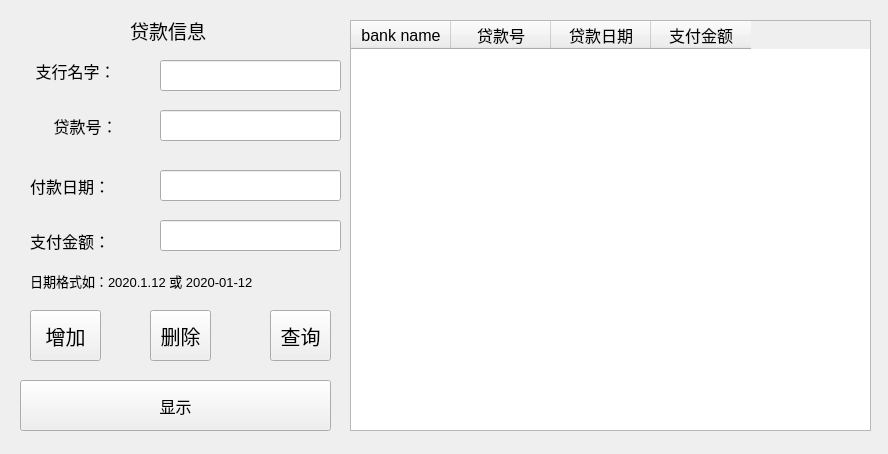
<?xml version="1.0" encoding="UTF-8"?>
<ui version="4.0">
 <class>payout</class>
 <widget class="QWidget" name="payout">
  <property name="geometry">
   <rect>
    <x>0</x>
    <y>0</y>
    <width>888</width>
    <height>454</height>
   </rect>
  </property>
  <property name="windowTitle">
   <string>payout</string>
  </property>
  <widget class="QLabel" name="label_money">
   <property name="geometry">
    <rect>
     <x>30</x>
     <y>220</y>
     <width>91</width>
     <height>41</height>
    </rect>
   </property>
   <property name="font">
    <font>
     <pointsize>12</pointsize>
     <weight>50</weight>
     <bold>false</bold>
    </font>
   </property>
   <property name="text">
    <string>支付金额：</string>
   </property>
  </widget>
  <widget class="QPushButton" name="pushButton_sw">
   <property name="geometry">
    <rect>
     <x>20</x>
     <y>380</y>
     <width>311</width>
     <height>51</height>
    </rect>
   </property>
   <property name="font">
    <font>
     <pointsize>12</pointsize>
    </font>
   </property>
   <property name="text">
    <string>显示</string>
   </property>
  </widget>
  <widget class="QPushButton" name="pushButton_del">
   <property name="geometry">
    <rect>
     <x>150</x>
     <y>310</y>
     <width>61</width>
     <height>51</height>
    </rect>
   </property>
   <property name="font">
    <font>
     <pointsize>15</pointsize>
    </font>
   </property>
   <property name="text">
    <string>删除</string>
   </property>
  </widget>
  <widget class="QLineEdit" name="lineEdit_money">
   <property name="geometry">
    <rect>
     <x>160</x>
     <y>220</y>
     <width>181</width>
     <height>31</height>
    </rect>
   </property>
   <property name="font">
    <font>
     <pointsize>12</pointsize>
    </font>
   </property>
  </widget>
  <widget class="QPushButton" name="pushButton_add">
   <property name="geometry">
    <rect>
     <x>30</x>
     <y>310</y>
     <width>71</width>
     <height>51</height>
    </rect>
   </property>
   <property name="font">
    <font>
     <pointsize>15</pointsize>
    </font>
   </property>
   <property name="text">
    <string>增加</string>
   </property>
  </widget>
  <widget class="QTableWidget" name="table">
   <property name="geometry">
    <rect>
     <x>350</x>
     <y>20</y>
     <width>521</width>
     <height>411</height>
    </rect>
   </property>
   <property name="minimumSize">
    <size>
     <width>0</width>
     <height>300</height>
    </size>
   </property>
   <property name="font">
    <font>
     <pointsize>12</pointsize>
    </font>
   </property>
   <column>
    <property name="text">
     <string>bank name</string>
    </property>
   </column>
   <column>
    <property name="text">
     <string>贷款号</string>
    </property>
   </column>
   <column>
    <property name="text">
     <string>贷款日期</string>
    </property>
   </column>
   <column>
    <property name="text">
     <string>支付金额</string>
    </property>
   </column>
  </widget>
  <widget class="QLabel" name="label_BN">
   <property name="geometry">
    <rect>
     <x>-10</x>
     <y>50</y>
     <width>171</width>
     <height>41</height>
    </rect>
   </property>
   <property name="font">
    <font>
     <pointsize>12</pointsize>
    </font>
   </property>
   <property name="text">
    <string>支行名字：</string>
   </property>
   <property name="alignment">
    <set>Qt::AlignCenter</set>
   </property>
  </widget>
  <widget class="QLineEdit" name="lineEdit_BN">
   <property name="geometry">
    <rect>
     <x>160</x>
     <y>60</y>
     <width>181</width>
     <height>31</height>
    </rect>
   </property>
   <property name="font">
    <font>
     <pointsize>12</pointsize>
    </font>
   </property>
  </widget>
  <widget class="QLabel" name="label_ID">
   <property name="geometry">
    <rect>
     <x>20</x>
     <y>110</y>
     <width>131</width>
     <height>31</height>
    </rect>
   </property>
   <property name="font">
    <font>
     <pointsize>12</pointsize>
     <weight>50</weight>
     <bold>false</bold>
    </font>
   </property>
   <property name="text">
    <string>贷款号：</string>
   </property>
   <property name="alignment">
    <set>Qt::AlignCenter</set>
   </property>
  </widget>
  <widget class="QPushButton" name="pushButton_che">
   <property name="geometry">
    <rect>
     <x>270</x>
     <y>310</y>
     <width>61</width>
     <height>51</height>
    </rect>
   </property>
   <property name="font">
    <font>
     <pointsize>15</pointsize>
    </font>
   </property>
   <property name="text">
    <string>查询</string>
   </property>
  </widget>
  <widget class="QLineEdit" name="lineEdit_ID">
   <property name="geometry">
    <rect>
     <x>160</x>
     <y>110</y>
     <width>181</width>
     <height>31</height>
    </rect>
   </property>
   <property name="font">
    <font>
     <pointsize>12</pointsize>
    </font>
   </property>
  </widget>
  <widget class="QLabel" name="label_2">
   <property name="geometry">
    <rect>
     <x>130</x>
     <y>10</y>
     <width>121</width>
     <height>41</height>
    </rect>
   </property>
   <property name="font">
    <font>
     <pointsize>14</pointsize>
    </font>
   </property>
   <property name="text">
    <string>贷款信息</string>
   </property>
  </widget>
  <widget class="QLabel" name="label">
   <property name="geometry">
    <rect>
     <x>30</x>
     <y>170</y>
     <width>91</width>
     <height>31</height>
    </rect>
   </property>
   <property name="font">
    <font>
     <pointsize>12</pointsize>
    </font>
   </property>
   <property name="text">
    <string>付款日期：</string>
   </property>
  </widget>
  <widget class="QLineEdit" name="lineEdit_date">
   <property name="geometry">
    <rect>
     <x>160</x>
     <y>170</y>
     <width>181</width>
     <height>31</height>
    </rect>
   </property>
   <property name="font">
    <font>
     <pointsize>12</pointsize>
    </font>
   </property>
  </widget>
  <widget class="QLabel" name="label_3">
   <property name="geometry">
    <rect>
     <x>30</x>
     <y>270</y>
     <width>331</width>
     <height>21</height>
    </rect>
   </property>
   <property name="font">
    <font>
     <pointsize>10</pointsize>
    </font>
   </property>
   <property name="text">
    <string>日期格式如：2020.1.12 或 2020-01-12</string>
   </property>
  </widget>
 </widget>
 <resources/>
 <connections/>
</ui>
